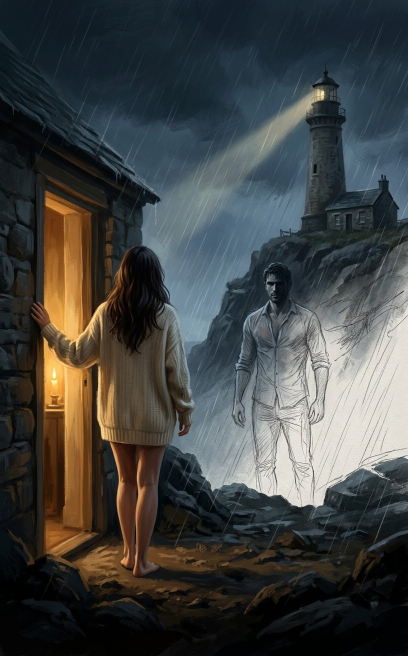
#> input picture ada_koch/libro_1/cover/ilustracion.jpg, 816 x 1312 px, found by its file name (shown at 1/2 size)
$ python make_cover.py cover/ilustracion.jpg cover/fonts cover
#> lines starting #> are read from the running program, lines starting #| are printed output that depends on the picture
"""Compone las portadas Kindle (1600x2560) a partir de la ilustración.

Uso: python3 scripts/make_cover.py cover/ilustracion.jpg cover/fonts cover
(fuentes OFL: Cormorant Garamond y Cinzel)
"""
import sys
from PIL import Image, ImageDraw, ImageFont, ImageFilter, ImageOps

SRC, FONTS, OUTDIR = sys.argv[1], sys.argv[2], sys.argv[3]
W, H, OFF = 1600, 2560, 300

def font(name, size, wght):
    f = ImageFont.truetype(f"{FONTS}/{name}", size)
    try: f.set_variation_by_axes([wght])
    except Exception: pass
    return f

def base():
    src = Image.open(SRC).convert("RGB")
#> src is the input picture: PIL image 816x1312 RGB; mean R, G, B 65.4, 67.7, 66.3
    sc = src.resize((W, round(src.height * W / src.width)), Image.LANCZOS)
    canvas = Image.new("RGB", (W, H))
#> canvas: PIL image 1600x2560 RGB; every value is 0
    # cielo prolongado: espejo difuminado de la franja superior
    top = ImageOps.flip(sc.crop((0, 0, W, OFF + 60))).filter(ImageFilter.GaussianBlur(28))
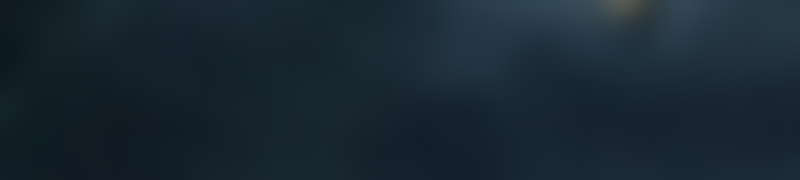
#> top: PIL image 1600x360 RGB (shown at 1/2 size); mean R, G, B 24.9, 39.1, 49.5
    canvas.paste(top, (0, 0))
    canvas.paste(sc.crop((0, 0, W, H - OFF)), (0, OFF))
    # fundido del corte y oscurecido para el título
    shade = Image.new("L", (W, H), 0)
#> shade: PIL image 1600x2560 L; every value is 0
    d = ImageDraw.Draw(shade)
    for y in range(0, 900):
        a = int(215 * (1 - y / 900) ** 1.6)
        d.line([(0, y), (W, y)], fill=a)
    for y in range(H - 320, H):
        d.line([(0, y), (W, y)], fill=int(170 * ((y - (H - 320)) / 320) ** 1.5))
    dark = Image.new("RGB", (W, H), (8, 12, 22))
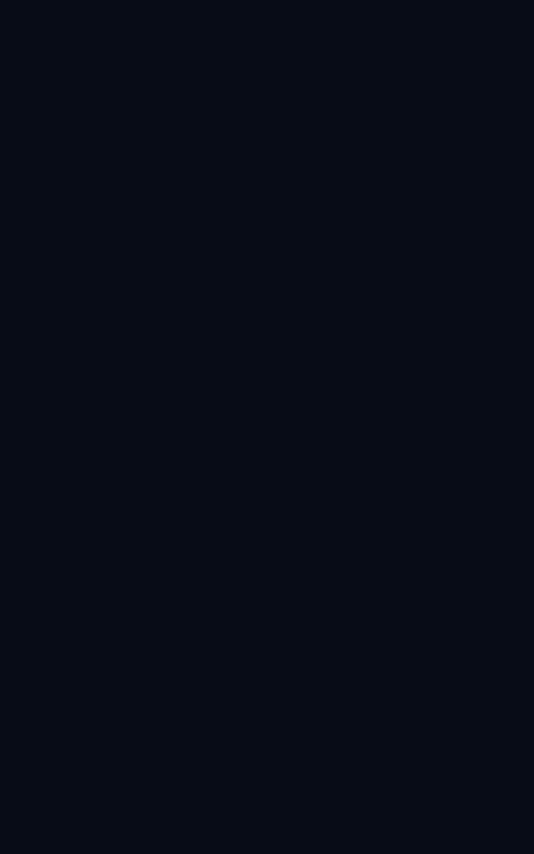
#> dark: PIL image 1600x2560 RGB (shown at 1/3 size); mean R, G, B 8, 12, 22
    canvas = Image.composite(dark, canvas, shade)
    # suavizar la costura del espejo
    seam = canvas.crop((0, OFF - 40, W, OFF + 40)).filter(ImageFilter.GaussianBlur(10))
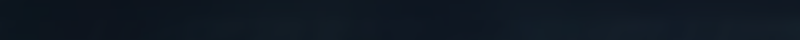
#> seam: PIL image 1600x80 RGB (shown at 1/2 size); mean R, G, B 15.5, 24.5, 34.7
    canvas.paste(seam, (0, OFF - 40))
    return canvas

CREAM = (244, 228, 196)
GOLD = (226, 190, 128)

def centred(d, y, text, f, fill, spacing=0, shadow=True):
#> called with y = 80, text = 'ARIADNA ITURBE', fill = (226, 190, 128), spacing = 14, shadow = True
    if spacing:
        widths = [d.textlength(c, font=f) for c in text]
        total = sum(widths) + spacing * (len(text) - 1)
        x = (W - total) / 2
        for c, w in zip(text, widths):
            if shadow: d.text((x + 3, y + 4), c, font=f, fill=(0, 0, 0))
            d.text((x, y), c, font=f, fill=fill)
            x += w + spacing
        return
    w = d.textlength(text, font=f)
    if shadow:
        d.text(((W - w) / 2 + 4, y + 5), text, font=f, fill=(0, 0, 0))
    d.text(((W - w) / 2, y), text, font=f, fill=fill)

def compose(lines, saga, out):
    img = base()
    glow = Image.new("RGB", (W, H)); gd = ImageDraw.Draw(glow)
    d = ImageDraw.Draw(img)
    fa = font("Cinzel%5Bwght%5D.ttf", 62, 500)
    centred(d, 80, "ARIADNA ITURBE", fa, GOLD, spacing=14)
    size = 200
    ft = font("CormorantGaramond%5Bwght%5D.ttf", size, 600)
    while max(d.textlength(l, font=ft) for l in lines) > W - 160:
        size -= 6; ft = font("CormorantGaramond%5Bwght%5D.ttf", size, 600)
#> this loop made 0 passes
#> after the loop, size = 200
    y = 185
    for l in lines:
        centred(gd, y, l, ft, (90, 70, 40), shadow=False)
        y += int(size * 0.95)
#> this loop made 2 passes
#> y on passes 1 to 2: 375, 565
#> after the loop, y = 565
    img = Image.blend(img, Image.composite(glow, img, glow.convert("L")).filter(ImageFilter.GaussianBlur(18)), 0.0) if False else img
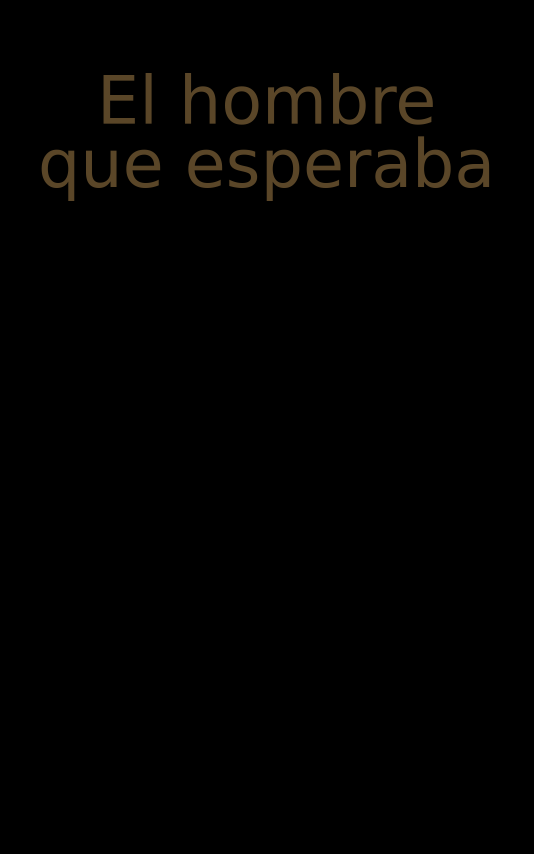
#> glow: PIL image 1600x2560 RGB (shown at 1/3 size); mean R, G, B 2.2, 1.7, 1
    d = ImageDraw.Draw(img)
    y = 185
    for l in lines:
        centred(d, y, l, ft, CREAM)
        y += int(size * 0.95)
#> after the loop, y = 565
    fs = font("CormorantGaramond-Italic%5Bwght%5D.ttf", 58, 500)
    w = d.textlength(saga, font=fs)
#> w = 963.8
    d.text((W - 70 - w + 3, H - 120 + 3), saga, font=fs, fill=(0, 0, 0))
    d.text((W - 70 - w, H - 120), saga, font=fs, fill=GOLD)
    img.save(out, quality=94, dpi=(300, 300))
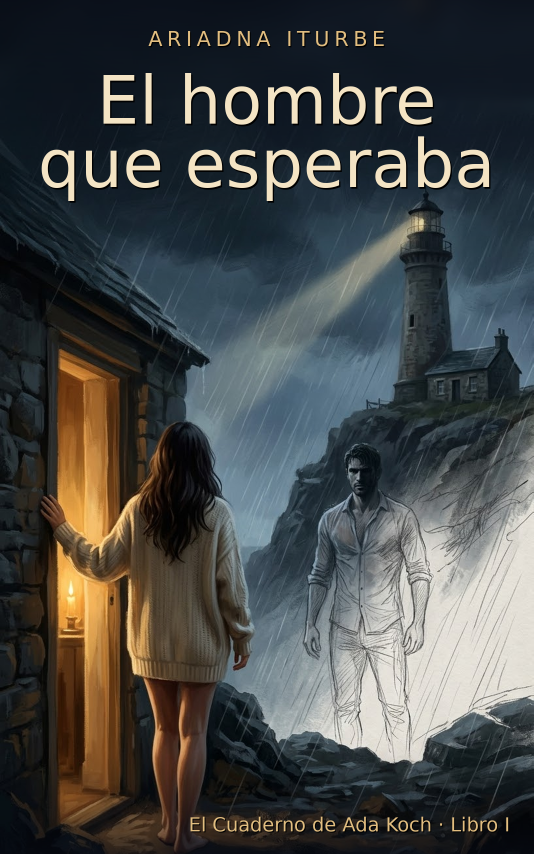
#> saved as portada_es.jpg: PIL image 1600x2560 RGB (shown at 1/3 size); mean R, G, B 70.1, 72.5, 71.8
    print(out, size)
#| cover/portada_es.jpg 200

compose(["El hombre", "que esperaba"], "El Cuaderno de Ada Koch · Libro I", f"{OUTDIR}/portada_es.jpg")
compose(["The Man I Was", "Waiting For"], "The Sketchbook of Ada Koch · Book One", f"{OUTDIR}/cover_en.jpg")
#> call 2 of compose, with saga = 'The Sketchbook of Ada Koch · Book One', out = 'cover/cover_en.jpg'
#> the loop in compose (call 2), `while max(d.textlength(l, font=ft) for l in lines) > W - 160:` made 1 pass
#> size on pass 1: 194
#> after the loop in compose (call 2), `while max(d.textlength(l, font=ft) for l in lines) > W - 160:`: size = 194
#> the loop in compose (call 2), `for l in lines:` made 2 passes
#> y on passes 1 to 2: 369, 553
#> after the loop in compose (call 2), `for l in lines:`: y = 553
#> in compose (call 2), `img = Image.blend(img, Image.composite(glow, img, glow.convert("L")).f..`:
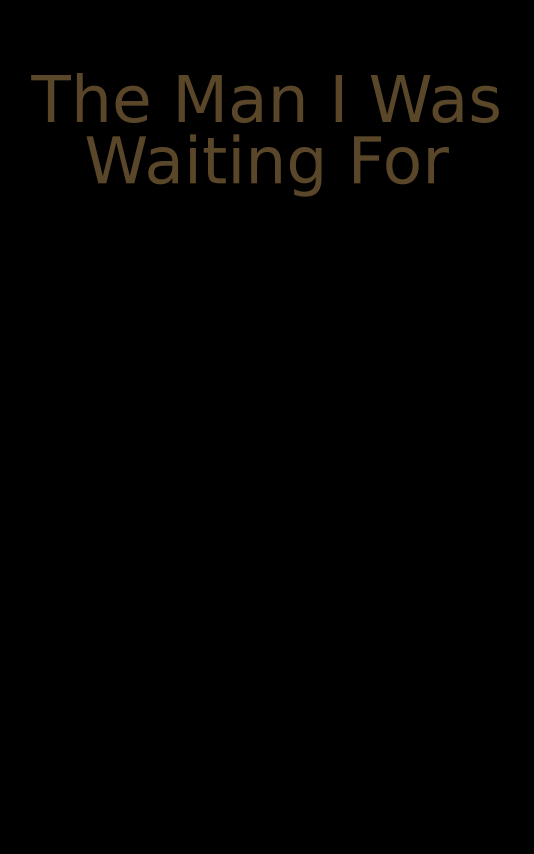
#> glow: PIL image 1600x2560 RGB (shown at 1/3 size); mean R, G, B 2.2, 1.7, 1
#> in compose (call 2), `w = d.textlength(saga, font=fs)`: w = 1160.8
#> in compose (call 2), `img.save(out, quality=94, dpi=(300, 300))`:
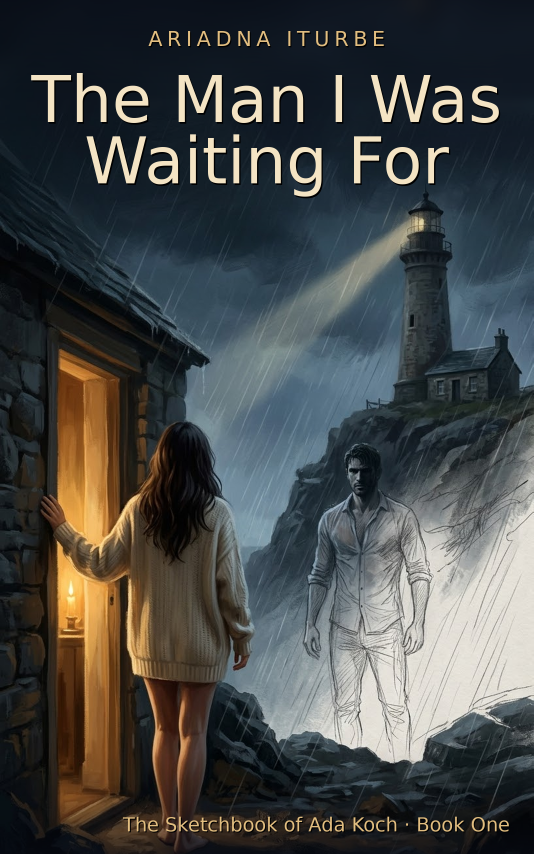
#> saved as cover_en.jpg: PIL image 1600x2560 RGB (shown at 1/3 size); mean R, G, B 70.3, 72.7, 71.9
#| cover/cover_en.jpg 194
